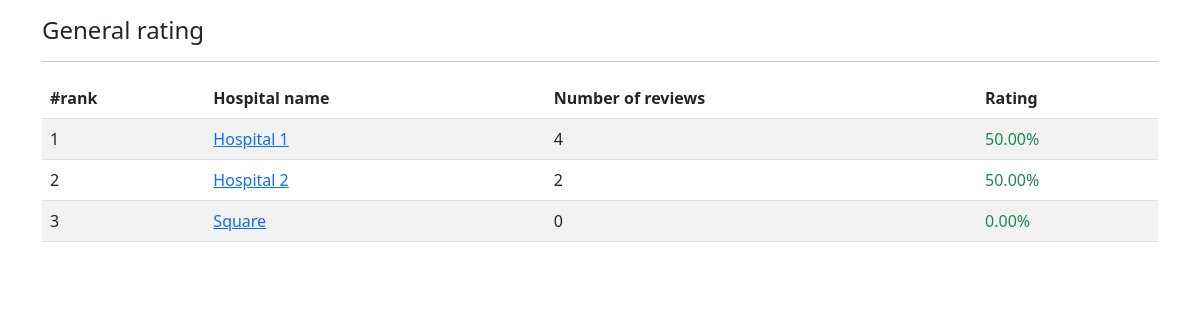
The page / on the database its author committed.
### Review/models.py (models this page shows)
class Hospital(models.Model):
    name = models.CharField(max_length=100)
    description = models.TextField(max_length=500)

### Review/views.py (the view)
# urls.py: path('', rating_view),
def rating_view(request):
    hospitals = list(Hospital.objects.all())
    for i in range(len(hospitals)):
        hospitals[i] = hospitals[i].__dict__
    for h in hospitals:
        h['rating'] = calculate_rating(h['id'])
        h['number_of_reviews'] = Review.objects.filter(hospital=h['id']).count()
    hospitals = sorted(hospitals, key=lambda x: x["rating"], reverse=True)
    return render(request, "rating_template.html", context={
        "hospital_with_rating" : hospitals,
    })

### Review/views.py (called while the page is built)
def calculate_rating(hospital_id):
    hospital = Hospital.objects.get(id=hospital_id)
    total_review = max(Review.objects.filter(hospital=hospital).count(), 1)
    positive_review = Review.objects.filter(hospital=hospital, label="positive").count()
    return positive_review/total_review * 100

### HospitalReviews/Review/templates/rating_template.html (shortened to what this page needs)
{% extends 'base.html' %}
{%block content%}
<div class="container mt-2">
  <h4 class="mt-3">General rating</h4>
  <hr>
  <table class="table table-striped">
    <thead>
      <tr>
        <th scope="col">#rank</th>
        <th scope="col">Hospital name</th>
        <th scope="col">Number of reviews</th>
        <th scope="col">Rating</th>
      </tr>
    </thead>
    <tbody>
      {%for hospital  in hospital_with_rating%}
      <tr>
        <td>
          {{ forloop.counter }}
        </td>
        <td>
          <a href="/hospital/?id={{hospital.id}}">{{hospital.name}}</a>
        </td>
        <td>
          {{hospital.number_of_reviews}}
        </td>
        <td class="text-success">{{hospital.rating|floatformat:2}}%</td>
      </tr>
      {%endfor%}
    </tbody>
  </table>
</div>
{%endblock%}

### rows shown on the page
Hospital: name "Hospital 1", number_of_reviews "4", rating "50.00"
Hospital: name "Hospital 2", number_of_reviews "2", rating "50.00"
Hospital: name "Square", number_of_reviews "0", rating "0.00"
